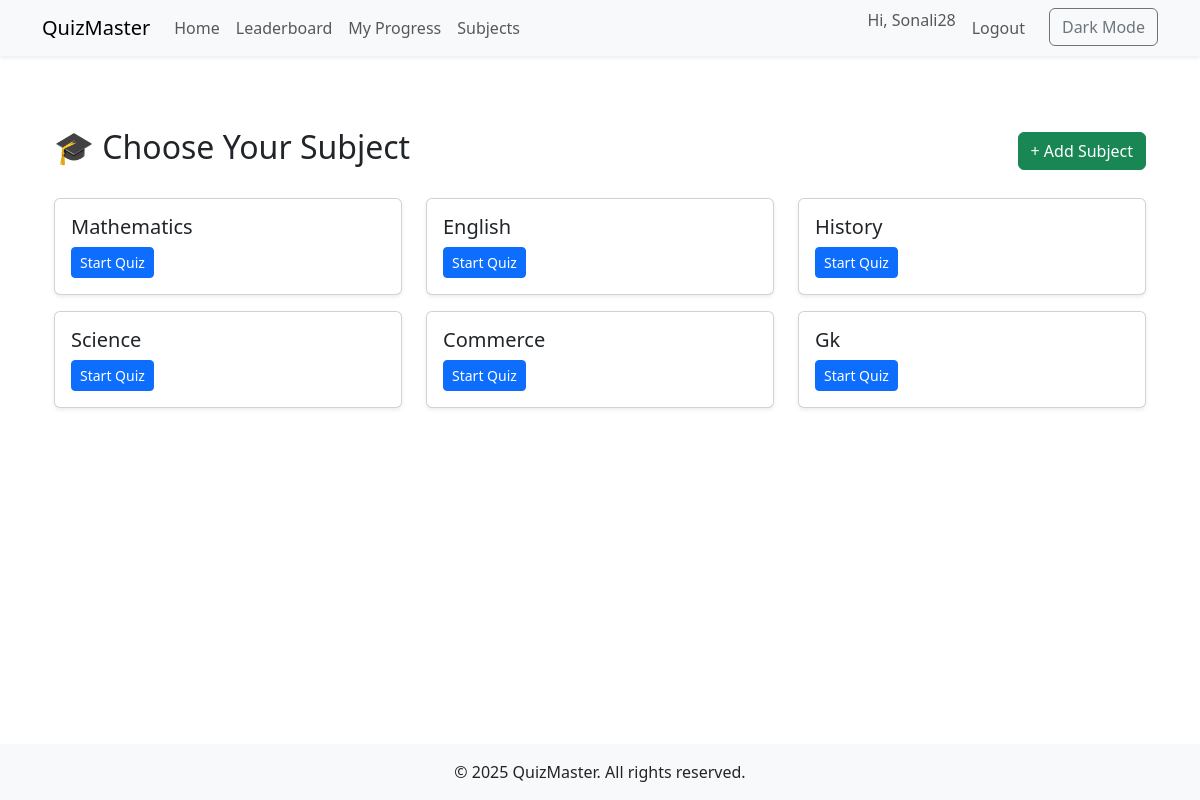
/subjects/ (signed in), run on the app's committed database.
### quiz/models.py (models this page shows, shortened)
class Category(models.Model):
    name = models.CharField(max_length=100)

### quiz/views.py (the view)
# urls.py: path('subjects/', views.subject_list, name='subject_list'),
@login_required
def subject_list(request):
    categories = Category.objects.all()
    return render(request, 'quiz/subject_list.html', {'categories': categories})

### templates/quiz/subject_list.html
{% extends 'base.html' %}
{% block content %}
<div class="container mt-5">
    <div class="d-flex justify-content-between align-items-center mb-4">
        <h2>🎓 Choose Your Subject</h2>
        <a href="{% url 'add_subject' %}" class="btn btn-success">+ Add Subject</a>
    </div>
    {% if categories %}
    <div class="row">
        {% for category in categories %}
        <div class="col-md-4 mb-3">
            <div class="card shadow-sm">
                <div class="card-body">
                    <h5 class="card-title">{{ category.name }}</h5>
                    <a href="{% url 'quiz_by_subject' category.id %}" class="btn btn-primary btn-sm">Start Quiz</a>
                </div>
            </div>
        </div>
        {% endfor %}
    </div>
    {% else %}
    <p class="text-muted">No subjects available yet.</p>
    {% endif %}
</div>
{% endblock %}

### templates/base.html (shortened to what this page needs)
<!DOCTYPE html>
<html lang="en">
<head>
  <link href="https://cdn.jsdelivr.net/npm/bootstrap@5.3.0/dist/css/bootstrap.min.css" rel="stylesheet">
</head>
<body class="d-flex flex-column min-vh-100">
  <nav class="navbar navbar-expand-lg navbar-light bg-light shadow-sm">
    <div class="container">
      <a class="navbar-brand" href="{ % url 'quiz_list' % }">QuizMaster</a>
      <div class="collapse navbar-collapse" id="navMenu">
        <ul class="navbar-nav me-auto mb-2 mb-lg-0">
          <li class="nav-item"><a class="nav-link" href="{% url 'quiz_list' %}">Home</a></li>
          <li class="nav-item"><a class="nav-link" href="{% url 'leaderboard' %}">Leaderboard</a></li>
          <li class="nav-item"><a class="nav-link" href="{% url 'user_progress' %}">My Progress</a></li>
          <li class="nav-item">
            <a class="nav-link" href="{% url 'subject_list' %}">Subjects</a>
          </li>
        </ul>
        <ul class="navbar-nav ms-auto">
          {% if user.is_authenticated %}
            <li class="nav-item"><span class="navbar-text me-2">Hi, {{ user.username }}</span></li>
            <li class="nav-item"><a class="nav-link" href="/logout/">Logout</a></li>
          {% else %}
            <li class="nav-item"><a class="nav-link" href="/login/">Login</a></li>
            <li class="nav-item"><a class="nav-link" href="/register/">Register</a></li>
          {% endif %}
          <li class="nav-item"><button class="btn btn-outline-secondary ms-3" onclick="toggleDarkMode()">Dark Mode</button></li>
        </ul>
      </div>
    </div>
  </nav>
  <main class="container flex-fill py-4">
    {% block content %}{% endblock %}
  </main>
  <footer class="bg-light text-center py-3 mt-auto">
    <div class="container">&copy; 2025 QuizMaster. All rights reserved.</div>
  </footer>
</body>
</html>

### data on the page
Category: name "Mathematics"
Category: name "English"
Category: name "History"
Category: name "Science"
Category: name "Commerce"
Category: name "Gk"

### other printed values
{{ user.username }} "Sonali28"
